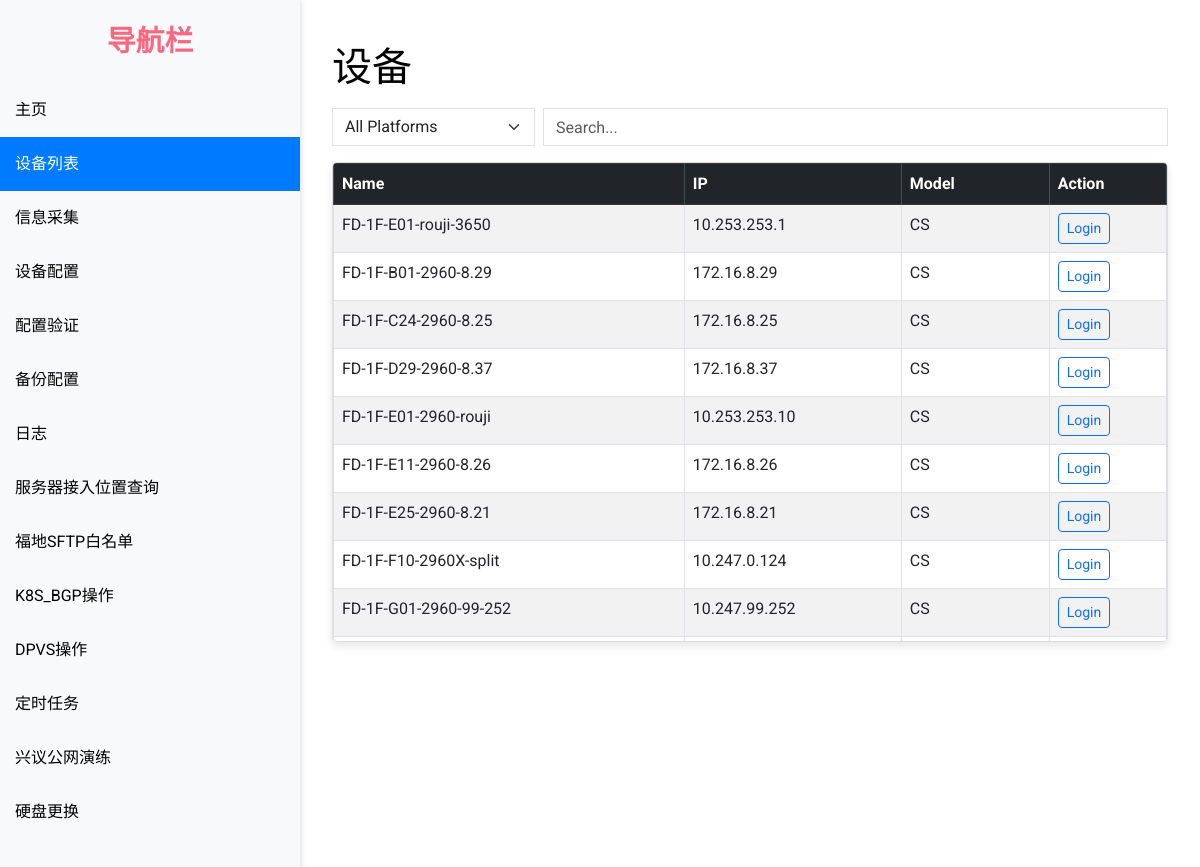
Before: /devices/ (signed in) with the older database file.
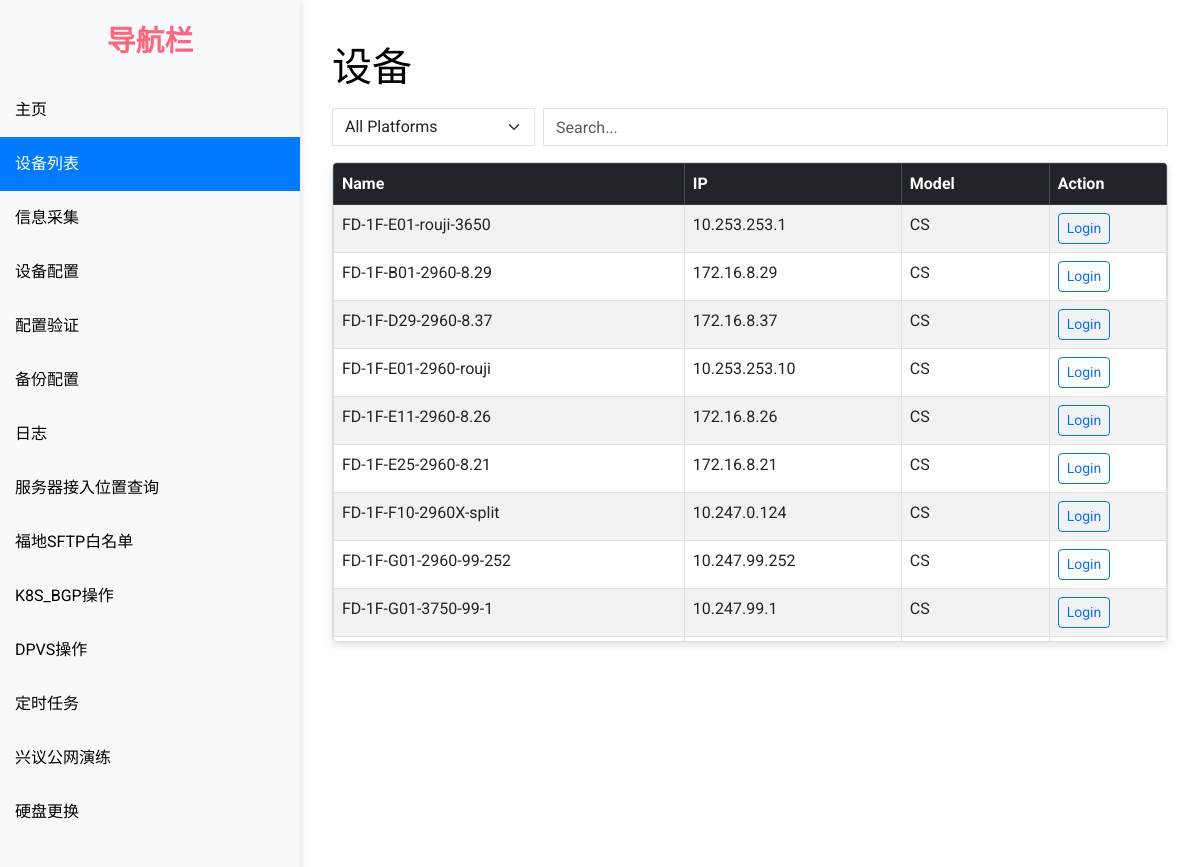
After: the same page with the newer database file.
### network_automation_app/models.py (models this page shows, shortened)
class Device(models.Model):
    hostname = models.CharField(max_length=255)
    ip_address = models.CharField(max_length=255)
    PLATFORM_CHOICES = (
        ('huawei', '华为'),
        ('cisco_ios_telnet', '思科'),
        ('cisco_ios', '思科'),
        ('f5_tmsh', 'F5'),
        ('fortinet', '飞塔'),
        ('netscaler', 'NS'),
        ('linux', '戴尔')
    )
    platform = models.CharField(max_length=255, choices=PLATFORM_CHOICES)
    LOCATION_CHOICES = (
        ('XY', '兴议'),
        ('FD', '福地'),
        ('XX', '西溪'),
    )
    location = models.CharField(max_length=255, choices=LOCATION_CHOICES)
    Role_CHOICES = (
        ('FW', '防火墙'),
        ('JR', '接入交换机'),
        ('HX', '核心交换机'),
        ('HJ', '汇聚交换机'),
        ('CS', '测试环境'),
        ('CK', '出口设备'),
        ('HJ-JR', 'K8s-接入'),
        ('FWQ', '服务器')
    )
    role = models.CharField(max_length=255, choices=Role_CHOICES)
    MODEL_CHOICES = (
        ('USG', 'USG'),
        ('HW5700', 'HW5700'),
        ('HWNE20', 'HWNE20'),
        ('HW8800', 'HW8800'),
        ('HW6800', 'HW6800'),
        ('HW5800', 'HW5800'),
        ('HW12800', 'HW12800'),
        ('CS45', 'CS45'),
        ('CS', 'CS'),
        ('F5', 'F5'),
        ('FT', 'FT'),
        ('NS', 'NS'),
        ('linux', 'R630')
    )
    model = models.CharField(max_length=255, choices=MODEL_CHOICES)
    created_time = models.DateTimeField('创建时间', auto_now_add=True)
    update_time = models.DateTimeField('更新时间', auto_now=True)

### network_automation_app/views.py (the view)
# urls.py: path('devices/', views.devices, name='devices'),
@login_required
def devices(request):
    all_devices = Device.objects.all().order_by('model')
    vendors = all_devices.values_list('model', flat=True).distinct()
    context = {
        'all_devices': all_devices,
        'vendors': vendors
    }
    return render(request, 'devices.html', context)

### network_automation_app/templates/devices.html (shortened to what this page needs)
{% extends "base.html" %}
{% block content %}
<div class="container mt-4">
    <h1 class="text-left mb-3">设备</h1>
    <form method="POST" class="mb-3">
        <div class="row g-2 align-items-center">
            <div class="col-md-3">
                <select name="vendor" id="vendor" class="form-select">
                    <option value="">All Platforms</option>
                </select>
            </div>
            <div class="col-md-9">
                <input type="search" placeholder="Search..." class="form-control search-input" data-table="customers-list"/>
            </div>
        </div>
        <div class="scrollbox mt-3">
            <table class="table table-hover table-striped table-bordered customers-list" id="device-table">
                <thead class="table-dark sticky-header">
                    <tr>
                        <th>Name</th>
                        <th>IP</th>
                        <th>Model</th>
                        <th>Action</th>
                    </tr>
                </thead>
                <tbody>
                    {% for device in all_devices %}
                    <tr class="device-row" data-model="{{ device.model }}">
                        <td>{{ device.hostname }}</td>
                        <td>{{ device.ip_address }}</td>
                        <td>{{ device.model }}</td>
                        <td><button type="button" class="btn btn-outline-primary btn-sm login-btn" data-ip="{{ device.ip_address }}">Login</button></td>
                    </tr>
                    {% endfor %}
                </tbody>
            </table>
        </div>
    </form>
</div>
{% endblock %}

### network_automation_app/templates/base.html (shortened to what this page needs)
<!DOCTYPE html>
<html lang="en">
<head>
  <link href="https://cdn.jsdelivr.net/npm/bootstrap@5.3.0/dist/css/bootstrap.min.css" rel="stylesheet">
  <link href="https://cdnjs.cloudflare.com/ajax/libs/font-awesome/6.0.0-beta3/css/all.min.css" rel="stylesheet">
</head>
<body>
  <nav class="sidebar">
    <a class="navbar-brand" href="#">导航栏</a>
    <ul class="navbar-nav flex-column">
      <li class="nav-item"><a class="nav-link" href="{% url 'home' %}">主页</a></li>
      <li class="nav-item"><a class="nav-link" href="{% url 'devices' %}">设备列表</a></li>
      <li class="nav-item"><a class="nav-link" href="{% url 'information_collection' %}">信息采集</a></li>
      <li class="nav-item"><a class="nav-link" href="{% url 'config' %}">设备配置</a></li>
      <li class="nav-item"><a class="nav-link" href="{% url 'verify_config' %}">配置验证</a></li>
      <li class="nav-item"><a class="nav-link" href="{% url 'backup_config' %}">备份配置</a></li>
      <li class="nav-item"><a class="nav-link" href="{% url 'log' %}">日志</a></li>
      <li class="nav-item"><a class="nav-link" href="{% url 'mac_location' %}">服务器接入位置查询</a></li>
      <li class="nav-item"><a class="nav-link" href="{% url 'FD_SFTP_white' %}">福地SFTP白名单</a></li>
      <li class="nav-item"><a class="nav-link" href="{% url 'K8S_BGP' %}">K8S_BGP操作</a></li>
      <li class="nav-item"><a class="nav-link" href="{% url 'DPVS' %}">DPVS操作</a></li>
      <li class="nav-item"><a class="nav-link" href="{% url 'task_list' %}">定时任务</a></li>
      <li class="nav-item"><a class="nav-link" href="{% url 'XY_internet' %}">兴议公网演练</a></li>
      <li class="nav-item"><a class="nav-link" href="{% url 'disk_replace' %}">硬盘更换</a></li>
    </ul>
  </nav>
  <div class="content">
    <div class="content-wrapper">
      {% block content %}
      {% endblock %}
    </div>
  </div>
</body>
</html>

### network_automation_app/templates/base.html (style rules this page uses)
body { font-family: 'Roboto', sans-serif; background-color: #fff; color: #000; height: 100vh; overflow: hidden; display: flex; flex-direction: column; }
.sidebar { height: 100vh; position: fixed; top: 0; left: 0; width: 250px; background-color: #f8f9fa; transition: width 0.3s; z-index: 1000; box-shadow: 2px 0 5px rgba(0, 0, 0, 0.1); overflow-y: auto; }
.sidebar .nav-link { color: #000; padding: 15px; transition: color 0.3s, background-color 0.3s; position: relative; }
.sidebar .nav-link:hover, .sidebar .nav-item.active .nav-link { color: #fff; background-color: #007bff; }
.sidebar .nav-link::before { content: ''; position: absolute; left: 0; top: 0; height: 100%; width: 3px; background-color: #007bff; transform: scaleY(0); transition: transform 0.3s; transform-origin: bottom; }
.sidebar .nav-link:hover::before, .sidebar .nav-item.active .nav-link::before { transform: scaleY(1); }
.sidebar .navbar-brand { font-size: 1.8rem; font-weight: bold; padding: 20px; display: block; color: #007bff; text-align: center; background: linear-gradient(45deg, #ff6b6b, #f06595); -webkit-background-clip: text; -webkit-text-fill-color: transparent; }
.content { margin-left: 250px; padding: 20px; transition: margin-left 0.3s; overflow-y: auto; flex-grow: 1; }
.content-wrapper { max-width: 1200px; margin: 0 auto; }

### network_automation_app/templates/devices.html (style rules this page uses)
.container { max-width: 1200px; }
.scrollbox { max-height: 480px; overflow-y: auto; border: 1px solid #ddd; border-radius: 5px; box-shadow: 0 4px 8px rgba(0, 0, 0, 0.1); }
.table { margin-bottom: 0; }
.btn-outline-primary { transition: background-color 0.3s, color 0.3s; }
.search-input, .form-select { border-radius: 0; box-shadow: none; }
.table-dark { background-color: #343a40; color: #fff; }
.table-dark th { border-color: #454d55; position: sticky; top: 0; z-index: 10; }
.form-select, .search-input { height: 38px; }

Changed rows visible on the page:
removed Device: hostname "FD-1F-C24-2960-8.25", ip_address "172.16.8.25", model "CS"
now on this page (row unchanged): Device: hostname "FD-1F-G01-3750-99-1", ip_address "10.247.99.1", model "CS"
